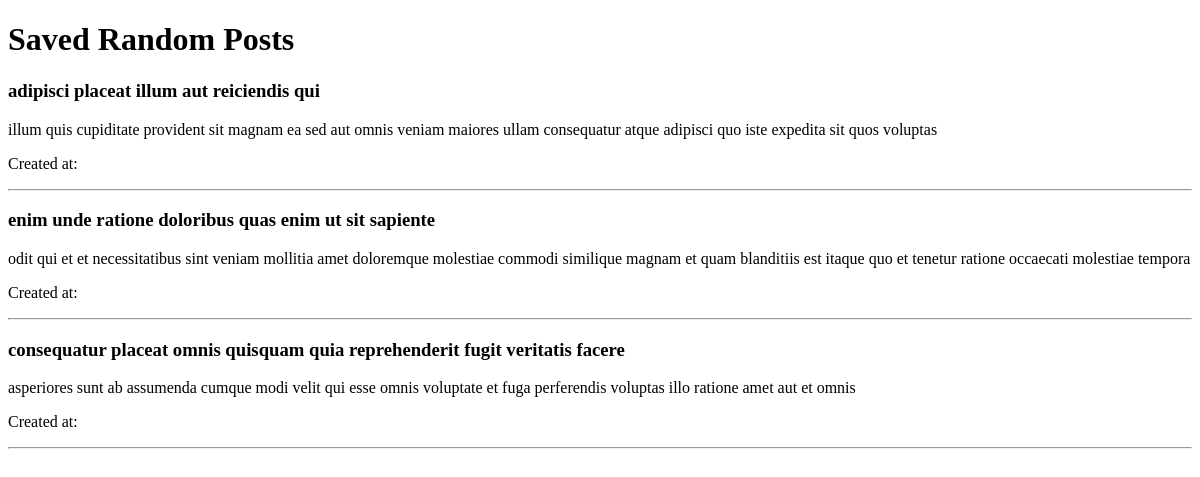
Before: /success/ with the older database file.
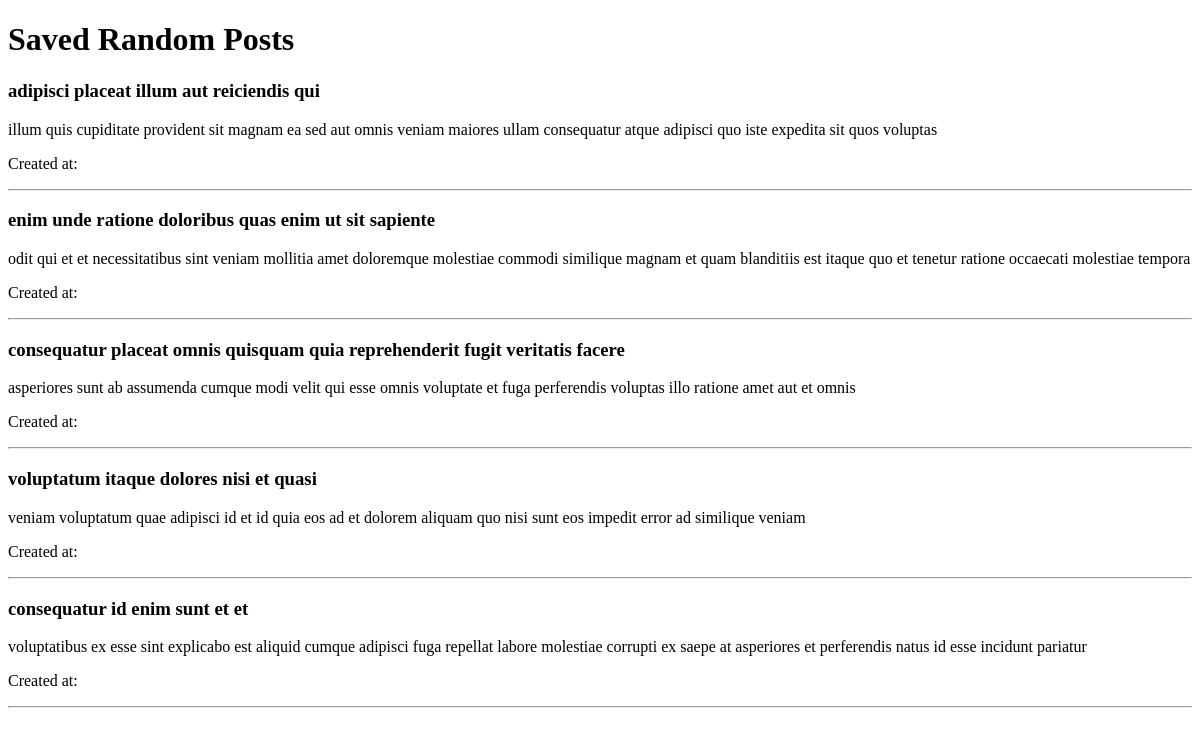
After: the same page with the newer database file.
### pages/models.py (models this page shows, shortened)
class Post(models.Model):
    userId = models.IntegerField()
    title = models.CharField(max_length=3000)
    body = models.TextField()

### pages/views.py (the view)
# urls.py: path("success/", successview, name="success"),
def successview(request):
    posts = Post.objects.all()
    if not posts:
        messages.info(request, "No posts available yet.")
    return render(request, "success.html", {"posts": posts})

### templates/success.html (shortened to what this page needs)
<!DOCTYPE html>
<html lang="en">
<head>
</head>
<body>
    <h1>Saved Random Posts</h1>
    {% for post in posts %}
        <h3>{{ post.title }}</h3>
        <p>{{ post.body }}</p>
        <p>Created at: {{ post.created_at }}</p>
        <hr>
    {% endfor %}
</body>
</html>

Changed rows visible on the page:
added Post: title "voluptatum itaque dolores nisi et quasi", body "veniam voluptatum quae adipisci id et id quia eos ad et dolorem aliquam quo nisi sunt eos impedit error ad similique veniam"
added Post: title "consequatur id enim sunt et et", body "voluptatibus ex esse sint explicabo est aliquid cumque adipisci fuga repellat labore molestiae corrupti ex saepe at asperiores et perferendis natus id esse incidunt pariatur"
